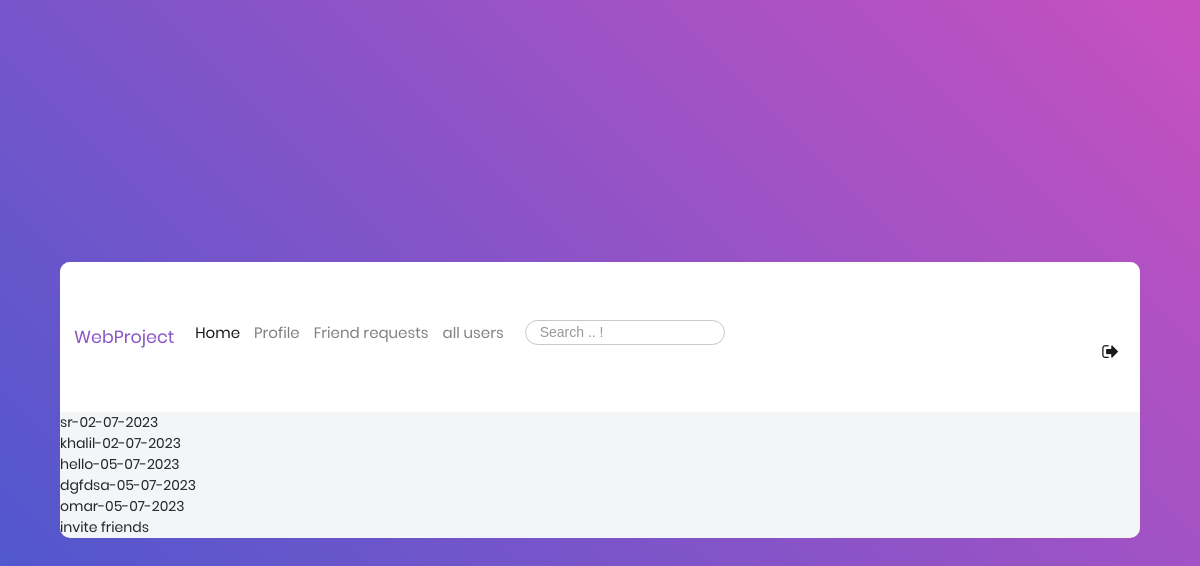
The page /to-invite/ (signed in) on the database as committed earlier.
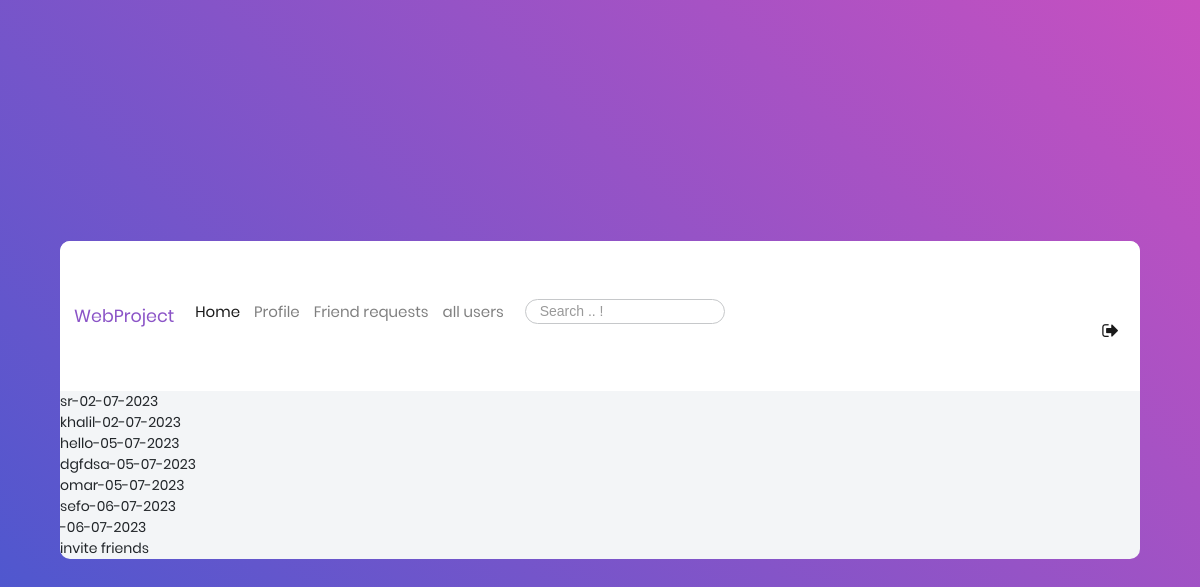
The same page on the database as committed later.
### users/models.py (models this page shows, shortened)
class Profile(models.Model):
    user = models.OneToOneField(User, on_delete=models.CASCADE)
    image = models.ImageField(default='default.jpg', upload_to='profile_pics')
    bgimage = models.ImageField(default='default.jpg', upload_to='bg_pics')
    friends = models.ManyToManyField(User, blank=True, related_name='friends')
    slug = models.SlugField(unique=True,default=uuid.uuid1)
    forget_password_token= models.CharField(max_length=100)
    updated = models.DateTimeField( auto_now=True)
    created = models.DateTimeField( auto_now_add=True)
    objects = ProfileManager()
    def __str__(self):
        return f"{self.user.username}-{self.created.strftime('%d-%m-%Y')}"

### users/views.py (the view)
# urls.py: path('to-invite/', views.invite_profiles_list_view, name="invite-profiles-view"),
@login_required
def invite_profiles_list_view(request):
    user = request.user
    qs = Profile.objects.get_all_profiles_to_invite(user)
    context = {'qs': qs}
    return render(request, 'users/to_invite_list.html', context)

### users/models.py (called while the page is built)
    def get_all_profiles_to_invite(self, sender):
        profiles = Profile.objects.all().exclude(user=sender)
        profile = Profile.objects.get(user=sender)
        qs = Relationship.objects.filter(Q(sender=profile) | Q(receiver=profile))
        print(qs)
        print("#########")
        accepted = set([])
        for rel in qs:
            if rel.status == 'accepted':
                accepted.add(rel.receiver)
                accepted.add(rel.sender)
        print(accepted)
        print("#########")
        available = [profile for profile in profiles if profile not in accepted]
        print(available)
        print("#########")
        return available

    def __str__(self):
        return f"{self.sender}-{self.receiver}-{self.status}"

### users/templates/users/to_invite_list.html
{% extends 'blog/base.html' %}
{% block title %}
invite friends
{% endblock title %}
{% block content %}
    <ul>
        {% for item in qs %}
            <li>{{item}}</li>
        {% endfor %}
    </ul>
{% endblock content %}

Rows that differ between the two databases and show on the page:
added Profile: user+created "sefo-06-07-2023"
added Profile: user+created "-06-07-2023"
